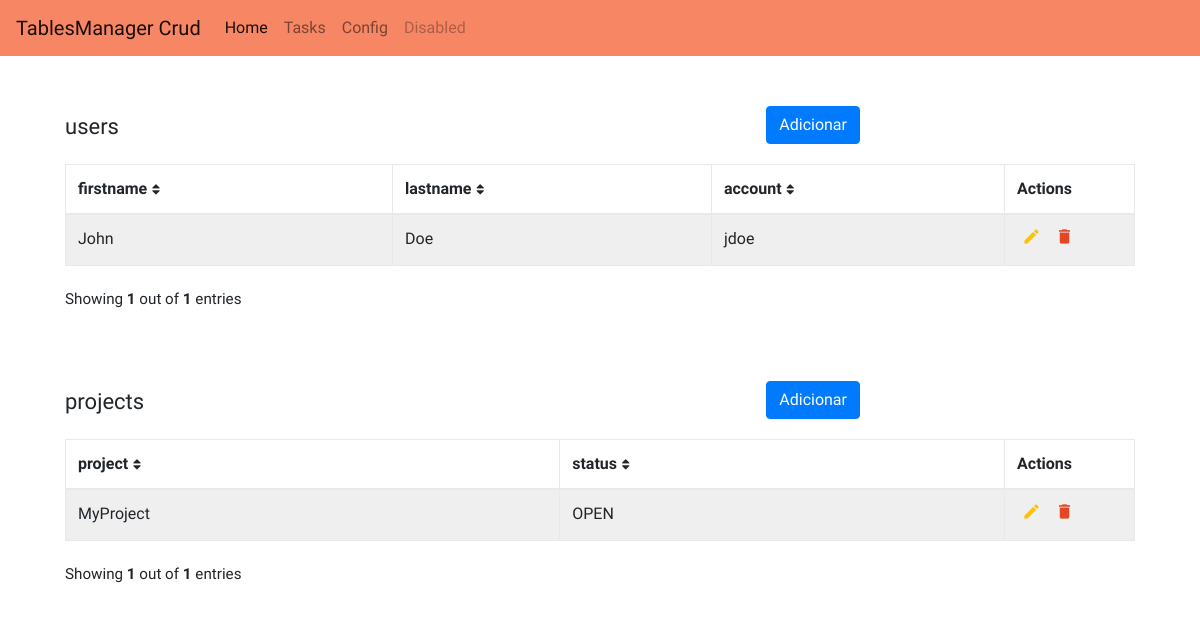
Screenshot of /tables2 with the database file from the repository.
### tables this page shows
CREATE TABLE "users" (
	"ID"	INTEGER NOT NULL UNIQUE,
	"firstname"	TEXT,
	"lastname"	TEXT,
	"account"	TEXT,
	PRIMARY KEY("ID" AUTOINCREMENT)
);

CREATE TABLE "projects" (
	"ID"	INTEGER NOT NULL UNIQUE,
	"project"	TEXT,
	"status"	TEXT,
	PRIMARY KEY("ID" AUTOINCREMENT)
);

### main.py (the view)
@app.get("/tables2")
def tables2(request: Request):
    tables = []
    for table in ['users',
                  'projects'
                  ]:
        tables.append(db.get_table(table, config=True))
    return templates.TemplateResponse("Components/tablemanager.html",
                                      {"request": request,
                                       'tables': tables})

### templates/Components/tablemanager.html
{% include "Components/base.html" %}
{% with tables=tables %}
    {% include "Components/tables.html" %}
{% endwith %}

### templates/Components/tables.html (shortened to what this page needs)
{% for table in tables %}
<div class="container-xl">
    <div class="table-responsive">
        <div class="table-wrapper">
            <div class="table-title">
                <div class="row">
                    <div class="col-sm-7" id="title"><h2>{{table["title"]}}</h2></div>
                    {% if 'newEntry' in table %}
                    <div class="col-sm-2" style="display: flex; justify-content: flex-end">
                        <a class="btn btn-primary" href="#{{table.newEntry.table}}newEntry" class="trigger-btn" data-toggle="modal">Adicionar</a>
                    </div>
                    {% endif %}
                    <div class="col-sm-3">
                    </div>
                </div>
            </div>
            <table class="table table-striped table-hover table-bordered">
                <thead>
                    <tr>
                        {% for col in table["header"] %}
                            <th scope="col">{{col}}<i class="fa fa-sort"></i></th>
                        {% endfor %}
        				{% if 'delete' in table %}<th>Actions</th>{% endif %}
                    </tr>
                </thead>
                <tbody>
                    {% for row in table["rows"] %}
                    <tr scope="row">
                        {% for col in table["header"] %}
                            <td name={{row[col]}}>{{row[col]}}</td>
                        {% endfor %}
					{% if 'delete' in table and 'newEntry' in table %}
                    <td>
                        {%- set key = table.key -%}
                        <a href="#{{table.newEntry.table}}editEntryWindow" class="edit trigger-btn" data-toggle="modal" title="Edit" data-toggle="tooltip" onclick="fillEntry('{{table.newEntry.table}}', '{{table.key|safe}}',{{row|safe}})"><i class="material-icons">&#xE254;</i></a>
                        <a href="#" class="delete" onclick="deleteEntry('{{table.newEntry.table}}','{{row[key]}}')" title="Delete" data-toggle="modal"><i class="material-icons">&#xE872;</i></a>
                    </td>
                    {% endif %}
                    </tr>
                    {% endfor %}
                </tbody>
            </table>
            <div class="clearfix">
                <div class="hint-text">Showing <b>{{table.rows|length}}</b> out of <b>{{table.rows|length}}</b> entries</div>
            </div>
        </div>
    </div>
</div>
{% endfor %}
</body>
</html>

### templates/Components/base.html (style rules this page uses)
body { color: #566787; background: #f5f5f5; font-family: 'Roboto', sans-serif; }
.table-responsive { margin: 30px 0; }
.table-wrapper { min-width: 1000px; background: #fff; padding: 20px; box-shadow: 0 1px 1px rgba(0,0,0,.05); }
.table-title { padding-bottom: 10px; margin: 0 0 10px; min-width: 100%; }
.table-title h2 { margin: 8px 0 0; font-size: 22px; }
table.table tr th, table.table tr td { border-color: #e9e9e9; }
table.table-striped tbody tr:nth-of-type(odd) { background-color: #fcfcfc; }
table.table th i { font-size: 13px; margin: 0 5px; cursor: pointer; }
table.table td:last-child { width: 130px; }
table.table td a { color: #a0a5b1; display: inline-block; margin: 0 5px; }
table.table td a.edit { color: #FFC107; }
table.table td a.delete { color: #E34724; }
table.table td i { font-size: 19px; }
.hint-text { float: left; margin-top: 6px; font-size: 95%; }
body { font-family: 'Varela Round', sans-serif; }
.trigger-btn { display: inline-block; margin: 100px auto; }

### rows the page displays
users: firstname "John" "Doe" "jdoe"
projects: project "MyProject" "OPEN"

### other values shown
{{ table["title"] }} "users" "projects"
{{ col }} "firstname" "lastname" "account" "project" "status"
{{ table.rows|length }} "1" "1"
